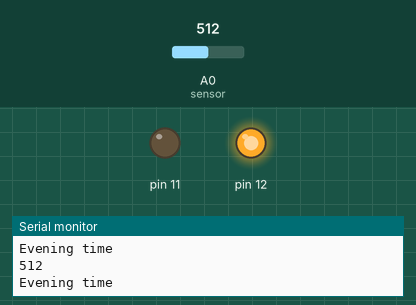
Recording of a sketch running on a simulated Arduino Uno, built with avr-gcc and run on an emulated ATmega328P. On the bench: output pins drawn as LEDs (lit = HIGH), the last lines printed to the serial monitor. Inputs (shaded band) come from the test bench; at power-on: A0 (sensor) = 512.

Above: at 1.8 s.
1.9 s: A0 (sensor) set to 659
At 3.0 s:
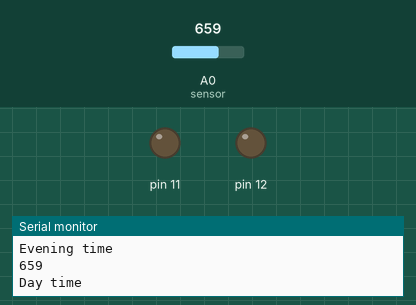
3.5 s: A0 (sensor) set to 340
At 4.6 s:
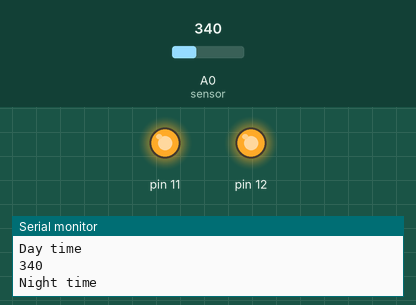
5.5 s: A0 (sensor) set to 358
At 7.2 s:
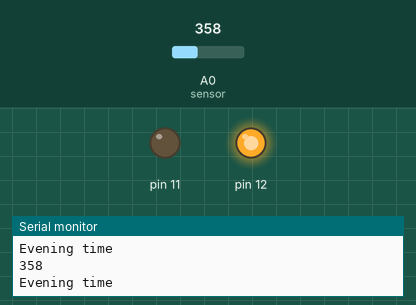
7.5 s: A0 (sensor) set to 306
At 8.9 s:
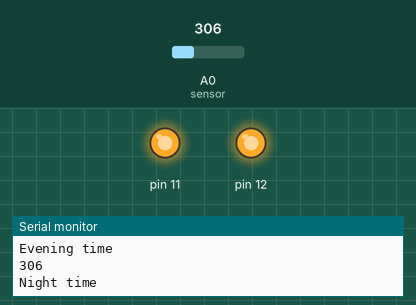
Timing chart, 0 to 10.5 s (numbered marks = the images above; inputs shaded):
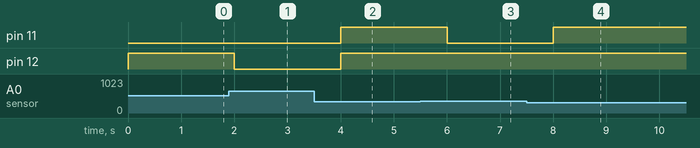

Measured:
- the behaviour switches between 350 and 351 on A0 (sensor) (found by bisection; images 2 and 3)
- after the input at 1.9 s, pin 12: HIGH → LOW after 0.10 s
- after the input at 3.5 s, pin 11, pin 12: LOW → HIGH after 0.50 s
- after the input at 5.5 s, pin 11: HIGH → LOW after 0.50 s
- after the input at 7.5 s, pin 11: LOW → HIGH after 0.50 s

The sketch:

Nightlight__light_sensor_.ino
```cpp
//Creation & Computation Experiment 2 - Sensitive Objects
//Project Name: "Changing Seasons Serenity Night Light" Part I
/*Part I of the project changes the brightness of the project (turns more LEDs on) as the room gets darker.
*/

int light = 0; // stores the light value

void setup() {
    Serial.begin(9600);
    pinMode(12, OUTPUT);
    pinMode(11, OUTPUT);
}

void loop() {

    light = analogRead(A0); // read and save value from the sensor

    Serial.println(light); // print light value in serial monitor

    if(light > 650) { // When it is bright
        Serial.println("Day time");
        digitalWrite(12,LOW); //turn yellow LEDs off
        digitalWrite(11,LOW); // turn white LEDs off
    }
    else if(light > 350 && light < 649.5) { // When it is fairly dark
       Serial.println("Evening time");
       digitalWrite(12, HIGH); // turn yellow LEDs on
       digitalWrite(11,LOW);  // turn white LEDs off
    }
    else { // When it is really dark
        Serial.println("Night time");
        digitalWrite(12,HIGH); // turn yellow LEDs om
        digitalWrite(11,HIGH); // turn white LEDs on
    }
    delay(1000);
}
```
